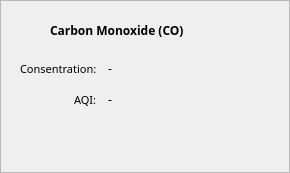
                     <widget class="QFrame" name="frame_co">
                      <property name="sizePolicy">
                       <sizepolicy hsizetype="Preferred" vsizetype="Fixed">
                        <horstretch>0</horstretch>
                        <verstretch>0</verstretch>
                       </sizepolicy>
                      </property>
                      <property name="minimumSize">
                       <size>
                        <width>0</width>
                        <height>170</height>
                       </size>
                      </property>
                      <property name="styleSheet">
                       <string notr="true"/>
                      </property>
                      <property name="frameShape">
                       <enum>QFrame::StyledPanel</enum>
                      </property>
                      <property name="frameShadow">
                       <enum>QFrame::Raised</enum>
                      </property>
                      <widget class="QLabel" name="label_5">
                       <property name="geometry">
                        <rect>
                         <x>50</x>
                         <y>10</y>
                         <width>201</width>
                         <height>41</height>
                        </rect>
                       </property>
                       <property name="font">
                        <font>
                         <family>Nunito Light</family>
                         <pointsize>9</pointsize>
                         <weight>75</weight>
                         <bold>true</bold>
                        </font>
                       </property>
                       <property name="text">
                        <string>Carbon Monoxide (CO)</string>
                       </property>
                      </widget>
                      <widget class="QWidget" name="formLayoutWidget_2">
                       <property name="geometry">
                        <rect>
                         <x>10</x>
                         <y>60</y>
                         <width>271</width>
                         <height>104</height>
                        </rect>
                       </property>
                       <layout class="QFormLayout" name="form_co2">
                        <property name="labelAlignment">
                         <set>Qt::AlignRight|Qt::AlignTrailing|Qt::AlignVCenter</set>
                        </property>
                        <property name="horizontalSpacing">
                         <number>11</number>
                        </property>
                        <property name="verticalSpacing">
                         <number>14</number>
                        </property>
                        <property name="leftMargin">
                         <number>10</number>
                        </property>
                        <item row="0" column="0">
                         <widget class="QLabel" name="label_13">
                          <property name="font">
                           <font>
                            <family>Nunito Light</family>
                            <pointsize>8</pointsize>
                            <weight>50</weight>
                            <bold>false</bold>
                           </font>
                          </property>
                          <property name="text">
                           <string>Consentration:</string>
                          </property>
                         </widget>
                        </item>
                        <item row="1" column="0">
                         <widget class="QLabel" name="label_14">
                          <property name="font">
                           <font>
                            <family>Nunito Light</family>
                            <pointsize>8</pointsize>
                            <weight>50</weight>
                            <bold>false</bold>
                           </font>
                          </property>
                          <property name="text">
                           <string>AQI:</string>
                          </property>
                         </widget>
                        </item>
                        <item row="0" column="1">
                         <widget class="QLabel" name="co_cons">
                          <property name="font">
                           <font>
                            <family>Nunito SemiBold</family>
                           </font>
                          </property>
                          <property name="text">
                           <string>-</string>
                          </property>
                         </widget>
                        </item>
                        <item row="1" column="1">
                         <widget class="QLabel" name="co_aqi">
                          <property name="font">
                           <font>
                            <family>Nunito SemiBold</family>
                            <weight>50</weight>
                            <bold>false</bold>
                           </font>
                          </property>
                          <property name="text">
                           <string>-</string>
                          </property>
                          <property name="textInteractionFlags">
                           <set>Qt::LinksAccessibleByMouse</set>
                          </property>
                         </widget>
                        </item>
                       </layout>
                      </widget>
                     </widget>
